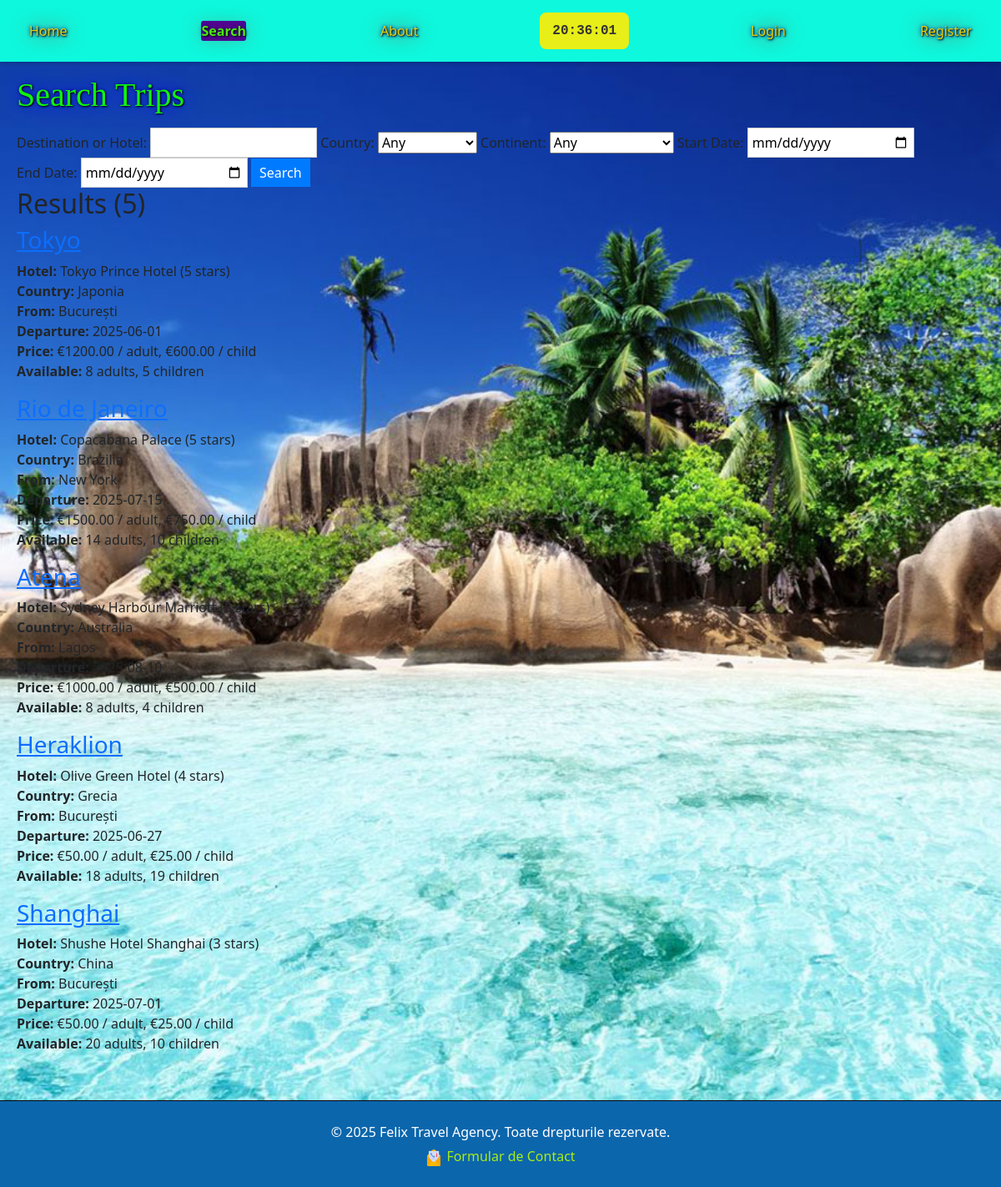
The app's page /search/ with its own data.
### trips/models.py (models this page shows, shortened)
class Trip(models.Model):
    TRIP_TYPES = (
        ('BB', 'Bed & Breakfast'),
        ('HB', 'Half Board'),
        ('FB', 'Full Board'),
        ('AI', 'All Inclusive'),
    )
    departure_city = models.ForeignKey(City, related_name='departure_trips', on_delete=models.CASCADE)
    departure_airport = models.ForeignKey(Airport, related_name='departure_trips', on_delete=models.CASCADE)
    destination_city = models.ForeignKey(City, related_name='destination_trips', on_delete=models.CASCADE)
    destination_hotel = models.ForeignKey(Hotel, on_delete=models.CASCADE)
    destination_airport = models.ForeignKey(Airport, related_name='destination_trips', on_delete=models.CASCADE)
    departure_date = models.DateField()
    return_date = models.DateField()
    length_of_stay = models.IntegerField()  # in days
    trip_type = models.CharField(max_length=2, choices=TRIP_TYPES)
    price_adult = models.DecimalField(max_digits=10, decimal_places=2)
    price_child = models.DecimalField(max_digits=10, decimal_places=2)
    promoted = models.BooleanField(default=False)
    places_adults = models.IntegerField()
    places_children = models.IntegerField()

class City(models.Model):
    name = models.CharField(max_length=100)
    country = models.ForeignKey(Country, on_delete=models.CASCADE)
    image = models.ImageField(upload_to='city_images/', null=True, blank=True)
    class Meta:
        unique_together = ['name', 'country']

class Hotel(models.Model):
    name = models.CharField(max_length=100)
    standard = models.IntegerField(choices=[(i, f"{i} stars") for i in range(1, 6)])  # 1-5 stars
    description = models.TextField()
    city = models.ForeignKey(City, on_delete=models.CASCADE)

class Country(models.Model):
    name = models.CharField(max_length=100, unique=True)
    continent = models.ForeignKey(Continent, on_delete=models.CASCADE)

### trips/views.py (the view)
# urls.py: path('search/', views.search_trips, name='search_trips'),
def search_trips(request):
    trips = Trip.objects.all()
    query = request.GET.get('q')
    country = request.GET.get('country')
    continent = request.GET.get('continent')
    date_start = request.GET.get('date_start')
    date_end = request.GET.get('date_end')
    if query:
        trips = trips.filter(
            Q(destination_city__name__icontains=query) |
            Q(destination_hotel__name__icontains=query) |
            Q(departure_city__name__icontains=query)
        )
    if country:
        trips = trips.filter(destination_hotel__city__country__id=country)
    if continent:
        trips = trips.filter(destination_hotel__city__country__continent=continent)
    if date_start:
        try:
            date_start = datetime.strptime(date_start, '%Y-%m-%d').date()
            trips = trips.filter(departure_date__gte=date_start)
        except ValueError:
            pass
    if date_end:
        try:
            date_end = datetime.strptime(date_end, '%Y-%m-%d').date()
            trips = trips.filter(departure_date__lte=date_end)
        except ValueError:
            pass
    paginator = Paginator(trips, 9)
    page_number = request.GET.get('page')
    page_obj = paginator.get_page(page_number)
    cities = City.objects.all()
    countries = Country.objects.all()
    continents = Continent.objects.all()
    trip_types = Trip.TRIP_TYPES
    hotel_standards = [(i, f"{i} stars") for i in range(1, 6)]
    return render(request, 'trips/search.html', {
        'page_obj': page_obj,
        'trips': trips,
        'cities': cities,
        'countries': countries,
        'continents': continents,
        'trip_types': trip_types,
        'hotel_standards': hotel_standards,
        'query': query,
    })

### trips/context_processors.py (called while the page is built)
def user_purchases(request):
    if request.user.is_authenticated:
        purchases = Purchase.objects.filter(user=request.user).select_related('trip__destination_hotel__city').order_by('-purchase_date')[:5]
        return {'user_purchases': purchases}
    return {'user_purchases': []}

### trips/models.py (called while the page is built)
    def __str__(self):
        return self.name

### trips/templates/trips/search.html (shortened to what this page needs)
{% extends 'trips/master.html' %}
{% load static %}
{% block extra_css %}
    <link rel="stylesheet" href="{% static 'css/search.css' %}">
{% endblock %}
{% block content %}
    <h1>Search Trips</h1>
    <form method="get">
        <label>Destination or Hotel: <input type="text" name="q" value="{{ query|default_if_none:'' }}"></label>
        <label>Country:
            <select name="country">
                <option value="">Any</option>
            </select>
        </label>
        <label>Continent:
            <select name="continent">
                <option value="">Any</option>
            </select>
        </label>
        <label>Start Date: <input type="date" name="date_start" value="{{ request.GET.date_start }}"></label>
        <label>End Date: <input type="date" name="date_end" value="{{ request.GET.date_end }}"></label>
        <button type="submit">Search</button>
    </form>
    {% if trips %}
        <h2>Results ({{ trips.count }})</h2>
        {% for trip in trips %}
            <div class="trip">
                <h3><a href="{% url 'trip_detail' trip.id %}">{{ trip.destination_city.name }}</a></h3>
                <p>
                    <strong>Hotel:</strong> {{ trip.destination_hotel.name }} ({{ trip.destination_hotel.standard }} stars)<br>
                    <strong>Country:</strong> {{ trip.destination_hotel.city.country.name }}<br>
                    <strong>From:</strong> {{ trip.departure_city.name }}<br>
                    <strong>Departure:</strong> {{ trip.departure_date|date:"Y-m-d" }}<br>
                    <strong>Price:</strong> €{{ trip.price_adult }} / adult, €{{ trip.price_child }} / child<br>
                    <strong>Available:</strong> {{ trip.places_adults }} adults, {{ trip.places_children }} children
                </p>
            </div>
        {% endfor %}
    {% else %}
        <p>No trips found.</p>
    {% endif %}
 {% endblock %}

### trips/static/css/base.css (style rules this page uses)
body { background-image: url('/static/images/plaja2.jpg'); background-size: cover; background-position: center; background-repeat: no-repeat; background-attachment: fixed; min-height: 100vh; margin: 0; }
form { margin-top: 15px; }
form input { padding: 5px; width: 200px; border: 1px solid #ccc; }
form button { padding: 5px 10px; background-color: #007bff; color: white; border: none; cursor: pointer; }

### trips/static/css/search.css (style rules this page uses)
h1 { color: rgb(15, 244, 15); text-shadow: 1px 1px 2px black, 0 0 25px blue, 0 0 5px darkblue; text-transform: capitalize; font-family: fantasy; }

### records on screen
Trip: destination_city.name "Tokyo", destination_hotel.name "Tokyo Prince Hotel", destination_hotel.standard "5", destination_hotel.city.country.name "Japonia", departure_city.name "București", departure_date "2025-06-01", price_adult "1200.00", price_child "600.00", places_adults "8", places_children "5"
Trip: destination_city.name "Rio de Janeiro", destination_hotel.name "Copacabana Palace", destination_hotel.standard "5", destination_hotel.city.country.name "Brazilia", departure_city.name "New York", departure_date "2025-07-15", price_adult "1500.00", price_child "750.00", places_adults "14", places_children "10"
Trip: destination_city.name "Atena", destination_hotel.name "Sydney Harbour Marriott", destination_hotel.standard "5", destination_hotel.city.country.name "Australia", departure_city.name "Lagos", departure_date "2025-08-10", price_adult "1000.00", price_child "500.00", places_adults "8", places_children "4"
Trip: destination_city.name "Heraklion", destination_hotel.name "Olive Green Hotel", destination_hotel.standard "4", destination_hotel.city.country.name "Grecia", departure_city.name "București", departure_date "2025-06-27", price_adult "50.00", price_child "25.00", places_adults "18", places_children "19"
Trip: destination_city.name "Shanghai", destination_hotel.name "Shushe Hotel Shanghai", destination_hotel.standard "3", destination_hotel.city.country.name "China", departure_city.name "București", departure_date "2025-07-01", price_adult "50.00", price_child "25.00", places_adults "20", places_children "10"

### other values on screen
{{ trips.count }} "5"
